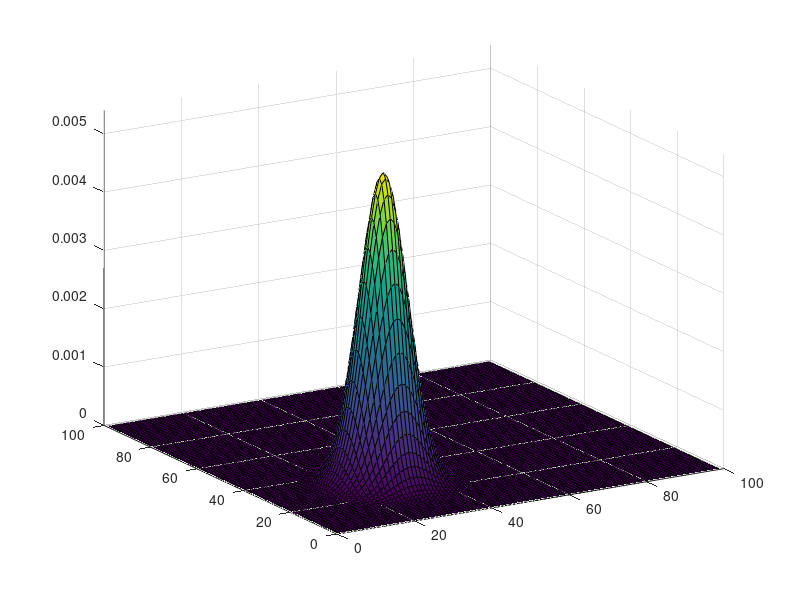
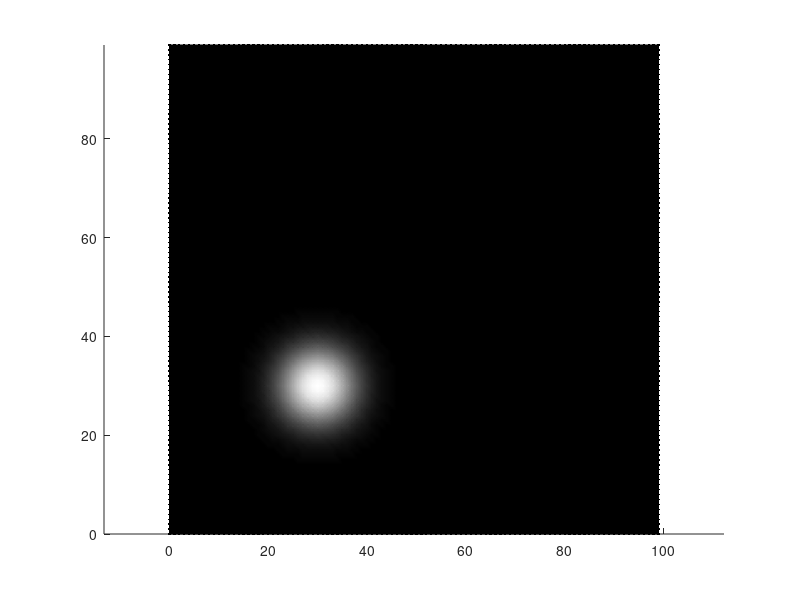
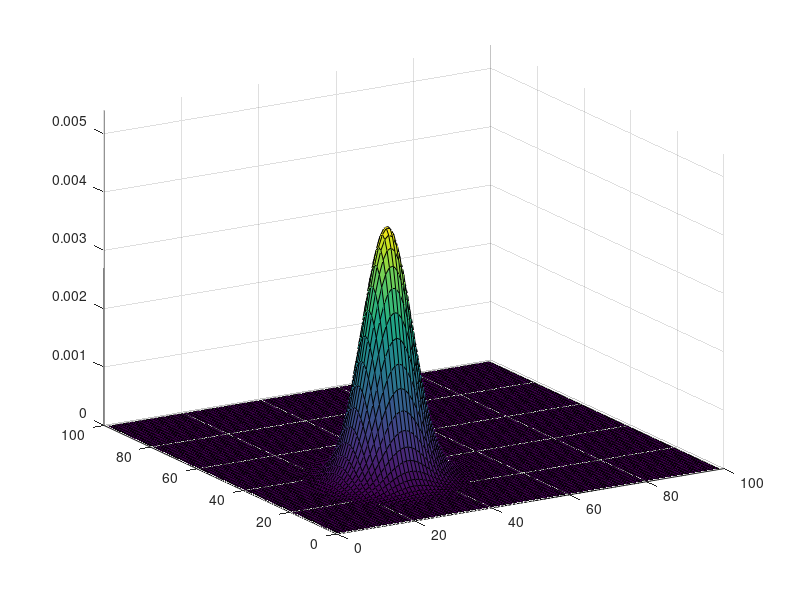
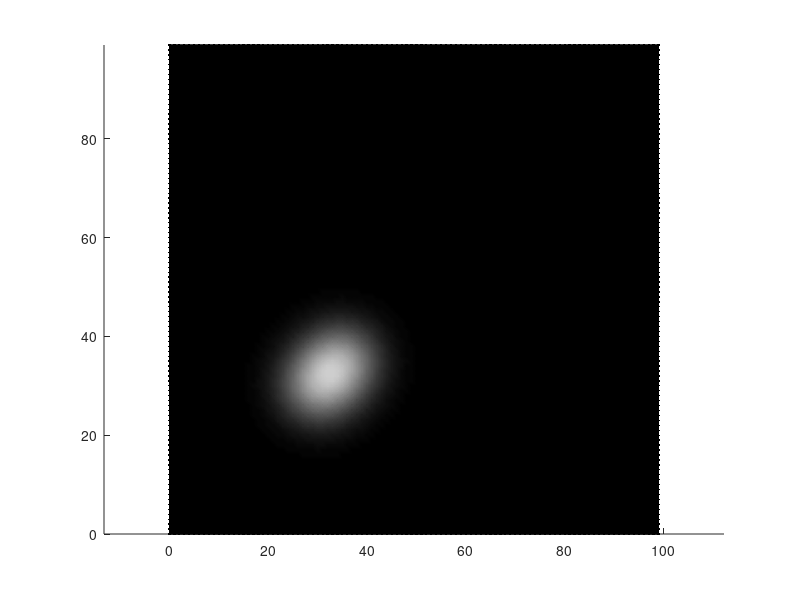

Source code (MATLAB) for these figures, in order:
close all
clear variables
clc

opt=[];
%% Domain bounds
DomainBounds.xmin = 0.0;
DomainBounds.xmax = 100.0;
DomainBounds.ymin = 0.0;
DomainBounds.ymax = 100.0;
Lx = DomainBounds.xmax - DomainBounds.xmin;
Ly = DomainBounds.ymax - DomainBounds.ymin;

opt.DomainBounds = DomainBounds;
opt.L = [Lx;Ly];

% number of agents
opt.nagents = 1;

xdel=1;%resolution in x
ydel=1;%resolution in y
xRange=opt.DomainBounds.xmin:xdel:opt.DomainBounds.xmax-xdel;
yRange=opt.DomainBounds.ymin:ydel:opt.DomainBounds.ymax-ydel;

[X,Y] = meshgrid(xRange,yRange);

%% infotrmation map presnted in howie's office last time
peaks = [30 30; 
         35 35; 
         25 25; 
         25 35; 
         35 25; 
         70 70; 
         65 65; 
         75 75;
         65 75; 
         75 65;
         ]; 

for i = 1:size(peaks,1)
    close all; 
    m=peaks(i,:); %[30 30];
    s=30*eye(2);
    % m2=[100 90];
    % s2=100*eye(2);
    % m3=[60 100];
    % s3=60*eye(2);
    
    G1 = mvnpdf([X(:), Y(:)],m,s);
    % G2 = mvnpdf([X(:), Y(:)],m2,s2);
    % G3 = mvnpdf([X(:), Y(:)],m3,s3);
    if i==1
        pdfMap = G1; 
    else 
        pdfMap=(pdfMap + G1);
    end
    
    infoMap = i*pdfMap; 
    infoMap=max(infoMap,0); %crop below 0
    infoMap=infoMap./max(infoMap); %normalize
    infoMap = infoMap./sum(sum(infoMap));
    
    Z = zeros(size(X));
    opt.erg.mu=reshape(infoMap,size(X));
    
    figure(1); 
    % hold on
    surf(X,Y,reshape(infoMap,size(X)));  % Bhaskar
    view([-31.06163 21.91969]); 
    zlim([0 0.0054]); 
    % colormap('gray');
    saveas(gcf, strcat('plot3d_',num2str(i),'.png')); 

    figure(2);
    % set(gcf,'color','w'); 
    % hold on
    surface(X,Y,Z,reshape(infoMap,size(X)), 'FaceColor','interp', 'EdgeColor','interp','Marker','.');
    colormap('gray');
    axis tight
    axis equal
    saveas(gcf, strcat('plot2d_',num2str(i),'.png')); 
    
end

% m=[30 30];
% s=10*eye(2);
% % m2=[100 90];
% % s2=100*eye(2);
% % m3=[60 100];
% % s3=60*eye(2);
% 
% G1 = mvnpdf([X(:), Y(:)],m,s);
% % G2 = mvnpdf([X(:), Y(:)],m2,s2);
% % G3 = mvnpdf([X(:), Y(:)],m3,s3);
% infoMap=(G1);
% 
% infoMap=max(infoMap,0); %crop below 0
% infoMap=infoMap./max(infoMap); %normalize
% infoMap = infoMap./sum(sum(infoMap));
% 
% Z = zeros(size(X));
% opt.erg.mu=reshape(infoMap,size(X));
% 
% figure(1);
% % set(gcf,'color','w'); 
% hold on
% surface(X,Y,Z,reshape(infoMap,size(X)), 'FaceColor','interp', 'EdgeColor','interp','Marker','.');
% colormap('gray');
% axis tight
% axis equal
% 
% figure(2); 
% hold on
% surf(X,Y,reshape(infoMap,size(X)));  % Bhaskar
% view([-31.06163 21.91969]); 
% zlim([0 0.02]); 
% % colormap('gray');